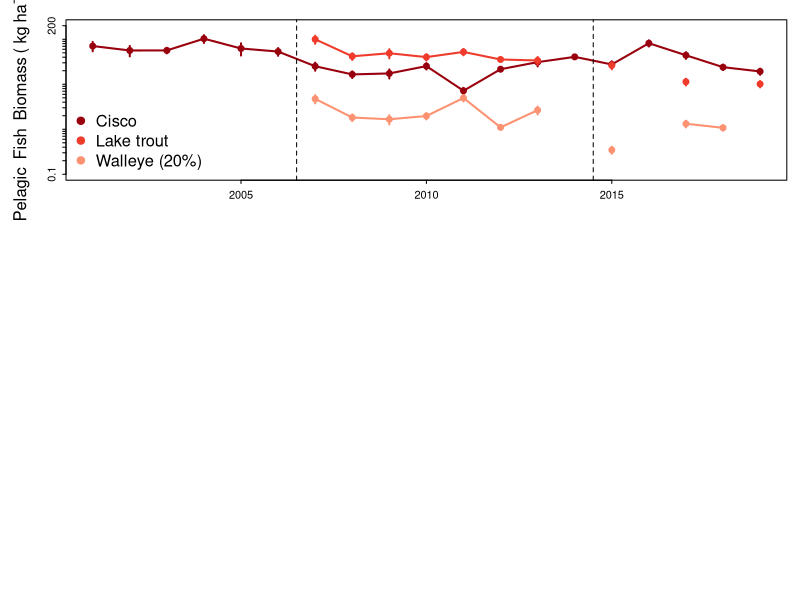

Write R code to recreate this figure. (Note: this script raises an error after producing the figure.)
## Trout Taxa Biomass ## 

# Load in libraries # 
library(tidyverse)

# Load in biomass data # 
fish = read_csv('trout_fish_biomass_selectpelagic.csv')
pelagic.miv = read_csv('trout_pmiv_biomass.reduced.csv')
zoop.grouped = read_csv('trout_pzoop_grouped.alldates.csv')

transparent = rgb(0,0,0 ,maxColorValue = 255)

# Fish biomass # 
fish

fish.select = fish %>%
  select(year, spp, biomass.kg_perhec.raw, biomass.kg_perhec.corrected, biomass.kg_upperse.corrected, biomass.kg_lowerse.corrected) %>% 
  filter(year != 2020) # Match other taxa record 

fish.raw = fish.select %>% 
  select(year, spp, biomass.kg_perhec.raw) %>% 
  pivot_wider(id_cols = year, 
              names_from = spp, 
              values_from = biomass.kg_perhec.raw)
fish.raw

corrected.wae = fish.select %>% 
  select(year, spp, biomass.kg_perhec.corrected) %>% 
  pivot_wider(id_cols = year, 
              names_from = spp, 
              values_from = biomass.kg_perhec.corrected) %>% 
  rename(p20.walleye = walleye)

upperse = fish.select %>% 
  select(year, spp, biomass.kg_upperse.corrected) %>% 
  pivot_wider(id_cols = year, 
              names_from = spp, 
              values_from = biomass.kg_upperse.corrected) %>%
  rename(c.se.u = cisco, lt.se.u = lake.trout, w.se.u = walleye)
upperse

lowerse = fish.select %>% 
  select(year, spp, biomass.kg_lowerse.corrected) %>% 
  pivot_wider(id_cols = year, 
              names_from = spp, 
              values_from = biomass.kg_lowerse.corrected)  %>%
  rename(c.se.l = cisco, lt.se.l = lake.trout, w.se.l = walleye)
lowerse

join1 = left_join(corrected.wae, upperse, by = 'year')
fish.final = left_join(join1, lowerse, by = 'year')
fish.final

# Fish colors 
  # Cisco #de2d26
  # lake.trout #fc9272
  # walleye #fee0d2 
windows(height = 8, width = 6)
par(mfrow =c(3,1), mar = c(0.5,1,1,0.5), oma = c(4,4,.5,.5))
par(tcl = -0.25)
par(mgp = c(2, 0.6, 0))

# Fish plot #===================
# plot(cisco~year, data = fish.raw, type = 'o',col = '#99000d', lwd = 2, pch = 19, cex = 1, ylim = c(0,130),
#      ylab = '', xlab = '')
# mtext(side = 2, line =2.5, expression(Pelagic ~ ~Fish ~ ~Biomass ~`(`~ kg ~ ha^-1~`)`))
# arrows(x0=fish.final$year, y0=fish.final$c.se.l, 
#        x1=fish.final$year, y1=fish.final$c.se.u, col = '#99000d', code = 3, angle=90, length=0, lwd = 2)
# points(lake.trout~year, data = fish.raw, type = 'o', col = '#ef3b2c', lwd = 2, pch = 19, cex = 1)
# arrows(x0=fish.final$year, y0=fish.final$lt.se.l, 
#        x1=fish.final$year, y1=fish.final$lt.se.u, col = '#ef3b2c', code = 3, angle=90, length=0, lwd = 2)
# points(walleye.p20~year, data = fish.raw, type = 'o', col = '#fc9272', lwd = 2, pch = 19, cex = 1)
# arrows(x0=fish.final$year, y0=fish.final$w.se.l, 
#        x1=fish.final$year, y1=fish.final$w.se.u, col = '#fc9272', code = 3, angle=90, length=0, lwd = 2)
# legend('topright', legend = c('Cisco', 'Lake trout', 'Walleye (20%)'), pch = 19, col = c('#99000d','#ef3b2c', '#fc9272'),
#        bty = 'n')

# Log all three plots option # 
plot(log(cisco)~year, data = fish.raw, type = 'o',col = '#99000d', lwd = 2, pch = 19, cex = 1, ylim = c(log(0.1), log(200)),
     ylab = '', xlab = '', yaxt = 'n', col.axis = transparent)
axis(side=2,
     at=c(log(0.1),log(0.2),log(0.3),log(0.4),log(0.5),log(0.6),log(0.7),log(0.8),log(0.9),
           log(1),log(2),log(3),log(4),log(5),log(6),log(7),log(8),log(9),log(10),
           log(20),log(30),log(40),log(50),log(60),log(70),log(80),log(90),log(100), 
           log(200)), #Where the tick marks should be drawn
     labels = c('0.1', '', '', '', '', '', '', '', '', 
                '1', '', '', '', '', '', '', '', '', '10', '', '','','','','','','','100','200'),
     las=0)
mtext(side = 2, line =2.5, expression(Pelagic ~ ~Fish ~ ~Biomass ~`(`~ kg ~ ha^-1~`)`))
arrows(x0=fish.final$year, y0=log(fish.final$c.se.l), 
       x1=fish.final$year, y1=log(fish.final$c.se.u), col = '#99000d', code = 3, angle=90, length=0, lwd = 2)
points(log(lake.trout)~year, data = fish.raw, type = 'o', col = '#ef3b2c', lwd = 2, pch = 19, cex = 1)
arrows(x0=fish.final$year, y0=log(fish.final$lt.se.l), 
       x1=fish.final$year, y1=log(fish.final$lt.se.u), col = '#ef3b2c', code = 3, angle=90, length=0, lwd = 2)
points(log(p20.walleye)~year, data = corrected.wae, type = 'o', col = '#fc9272', lwd = 2, pch = 19, cex = 1)
arrows(x0=fish.final$year, y0=log(fish.final$w.se.l), 
       x1=fish.final$year, y1=log(fish.final$w.se.u), col = '#fc9272', code = 3, angle=90, length=0, lwd = 2)
legend('bottomleft', legend = c('Cisco', 'Lake trout', 'Walleye (20%)'), pch = 19, col = c('#99000d','#ef3b2c', '#fc9272'),
       bty = 'n', cex = 1.5)
abline(v = 2006.5, lty = 2)
abline(v = 2014.5, lty = 2)

# Pelagic MIV # 
pelagic.miv

pmiv.select = pelagic.miv %>% 
  mutate(taxon = tolower(taxon)) %>% 
  select(year4, taxon, biomass.g_perhec, biomass.prop.err.se) %>% 
  mutate(biomass.mg_perhec = (biomass.g_perhec*1000), 
         biomass.mg.prop.err.se = (biomass.prop.err.se*1000)) %>% 
  mutate(biomass.mg_perm2 = biomass.mg_perhec/10000, 
         biomass.mg.perm2.prop.err.se = biomass.mg.prop.err.se/10000) %>%
  filter(year4 != 2020) # Match other taxa record # 
pmiv.select
max(pmiv.select$biomass.mg_perm2)
min(pmiv.select$biomass.mg_perm2)

pmiv.wide = pmiv.select %>% 
  pivot_wider(id_cols = year4, 
              names_from = 'taxon', 
              values_from = 'biomass.mg_perm2') %>% 
  rename(chaoborus = `chaoborus larvae`)
pmiv.wide

pmiv.error = pmiv.select %>% 
  pivot_wider(id_cols = year4, 
              names_from = 'taxon', 
              values_from = 'biomass.mg.perm2.prop.err.se') %>% 
  rename(chaoborus.se = `chaoborus larvae`, 
         leptodora.se = leptodora, 
         mysis.se = mysis, 
         bytho.se = bythotrephes)
pmiv.error  

pmiv.final = left_join(pmiv.wide, pmiv.error, by = 'year4')
pmiv.final

# MIV plot # =============================
plot(log(chaoborus)~year4, data = pmiv.final, type = 'o',col = '#99000d', lwd = 2, pch = 19, cex = 1, ylim = c(log(0.001),log(300)),
     ylab = '', xlab = '', yaxt = 'n') 
axis(side=2,
     at=c( log(0.001),log(0.002),log(0.003),log(0.004),log(0.005),log(0.006),log(0.007),log(0.008),log(0.009), 
       log(0.01),log(0.02),log(0.03),log(0.04),log(0.05),log(0.06),log(0.07),log(0.08),log(0.09), 
       log(0.1),log(0.2),log(0.3),log(0.4),log(0.5),log(0.6),log(0.7),log(0.8),log(0.9),
       log(1),log(2),log(3),log(4),log(5),log(6),log(7),log(8),log(9),log(10),
           log(20),log(30),log(40),log(50),log(60),log(70),log(80),log(90),log(100), 
           log(200),log(300)), #Where the tick marks should be drawn
     labels = c('0.001', '', '', '', '', '', '', '', '',
                '0.01', '', '', '', '', '', '', '', '',
                '0.1', '', '', '', '', '', '', '', '', 
                '1', '', '', '', '', '', '', '', '', '10', '', '','','','','','','','100','','300'),
     las=0)
mtext(side = 2, line =2.5, expression(Log~`[`~MIV~ ~Biomass ~`(`~ mg ~ m^-2~`)]`))
arrows(x0=pmiv.final$year4, y0=(log(pmiv.final$chaoborus - pmiv.final$chaoborus.se)), 
       x1=pmiv.final$year4, y1=(log(pmiv.final$chaoborus + pmiv.final$chaoborus.se)), col = '#99000d', code = 3, angle=90, length=0, lwd = 2)
points(log(leptodora)~year4, data = pmiv.final, type = 'o', col = '#ef3b2c', lwd = 2, pch = 19, cex = 1)
arrows(x0=pmiv.final$year4, y0=(log(pmiv.final$leptodora - pmiv.final$leptodora.se)), col = '#ef3b2c',
       x1=pmiv.final$year4, y1=(log(pmiv.final$leptodora + pmiv.final$leptodora.se)), code = 3, angle=90, length=0, lwd = 2)
points(log(mysis)~year4, data = pmiv.final, type = 'o', col = '#fc9272', lwd = 2, pch = 19, cex = 1)
arrows(x0=pmiv.final$year4, y0=(log(pmiv.final$mysis - pmiv.final$mysis.se)), col = '#fc9272',
       x1=pmiv.final$year4, y1=(log(pmiv.final$mysis + pmiv.final$mysis.se)), code = 3, angle=90, length=0, lwd = 2)
points(log(bythotrephes)~year4, data = pmiv.final, type = 'o', col = 'gray40', lwd = 2, pch = 19, cex = 1)
arrows(x0=pmiv.final$year4, y0=(log(pmiv.final$bythotrephes - pmiv.final$bytho.se)), col = 'gray40',
       x1=pmiv.final$year4, y1=(log(pmiv.final$bythotrephes + pmiv.final$bytho.se)), code = 3, angle=90, length=0, lwd = 2)

legend('bottomleft', legend = c('Chaoborus', 'Leptodora', 'Mysis', 'Bythotrephes'), pch = 19, col = c('#99000d','#ef3b2c', '#fc9272', 'gray40'),
       bty = 'n', cex = 1.5)
abline(v = 2006.5, lty = 2)
abline(v = 2014.5, lty = 2)

# Zooplankton # 
zoop.grouped

zoop.grouped.select = zoop.grouped %>% 
  select(year4, sample_date, larger_group, biomass_ugL, biomass_g.perhec, avg.bodymass_g, biomass_g.per_m2) %>% 
  mutate(sample_date = mdy(sample_date)) %>% 
  mutate(month = month(sample_date)) %>% 
  filter(month == 7 | month == 8) %>%
  rename(year = year4, 
         spp = larger_group, 
         bodymass_g = avg.bodymass_g, 
         biomass.g_perhec = biomass_g.perhec) %>% 
  group_by(year, spp) %>% 
  summarize(biomass.g_perhec = mean(biomass.g_perhec, na.rm = T),
            biomass_ugL = mean(biomass_ugL), 
            biomass.g_perm2 = mean(biomass_g.per_m2, na.rm = T), 
            sd_g.perm2 = sd(biomass_g.per_m2, na.rm = T), 
            g_perhec.sd = sd(biomass.g_perhec, na.rm = T),
            bodymass_g = mean(bodymass_g, na.rm = T), 
            mass_sd = sd(bodymass_g, na.rm = T)) %>% 
  ungroup() %>% 
  mutate(biomass.mg_perm2 = biomass.g_perm2*1000, 
         sd_mg.perm2 = sd_g.perm2*1000) %>% 
  mutate(se_mg.perm2 = sd_mg.perm2/sqrt(2)) %>% 
  select(year, spp, biomass.mg_perm2, se_mg.perm2, biomass_ugL)
zoop.grouped.select

max(zoop.grouped.select$biomass.mg_perm2) # 5000
min(zoop.grouped.select$biomass.mg_perm2) # 20

zp.wide = zoop.grouped.select%>% 
  mutate(spp = tolower(spp)) %>%
  pivot_wider(id_cols = year, 
              names_from = 'spp', 
              values_from = 'biomass.mg_perm2')
zp.wide

zp.wide.check = zoop.grouped.select %>% 
  mutate(spp = tolower(spp)) %>% 
  pivot_wider(id_cols = year,
              names_from = 'spp', 
              values_from = 'biomass_ugL')
zp.wide.check

zp.error = zoop.grouped.select %>% 
  mutate(spp = tolower(spp)) %>%
  pivot_wider(id_cols = year, 
              names_from = 'spp', 
              values_from = 'se_mg.perm2') %>% 
  rename(clad.se = cladocera, 
         cope.se = copepoda, 
         roti.se = rotifera)
zp.error  

zp.final = left_join(zp.wide, zp.error, by = 'year')
zp.final

#Zoop Plot #========================

plot(log(cladocera)~year, data = zp.final, type = 'o',col = '#99000d', lwd = 2, pch = 19, cex = 1, ylim = c(log(1),log(8000)),
     ylab = '', xlab = '', yaxt = 'n') 
axis(side=2,
     at=c(log(0.1), log(0.2),log(0.3),log(0.4),log(0.5),log(0.6),log(0.7),log(0.8),log(0.9),
          log(1), log(2),log(3),log(4),log(5),log(6),log(7),log(8),log(9),log(10),
           log(20),log(30),log(40),log(50),log(60),log(70),log(80),log(90),log(100), 
          log(200),log(300),log(400),log(500),log(600),log(700),log(800),log(900),log(1000),
          log(2000),log(3000),log(4000),log(5000),log(6000),log(7000),log(8000)), #Where the tick marks should be drawn
     labels = c('0.1', '', '', '', '', '', '', '', '',
                '1', '', '', '', '', '', '', '', '',
                '10', '', '', '', '', '', '', '', '',
                '100', '', '', '', '', '', '', '', '',
                '1000', '', '', '', '', '','','8000'),
     las=0)
mtext(side = 2, line =2.5, expression(Log~`[`~Zoop~ ~Biomass ~`(`~ mg ~ m^-2~`)]`))
arrows(x0=zp.final$year, y0=(log(zp.final$cladocera - zp.final$clad.se)), 
       x1=zp.final$year, y1=(log(zp.final$cladocera + zp.final$clad.se)), col = '#99000d', code = 3, angle=90, length=0, lwd = 2)
points(log(copepoda)~year, data = zp.final, type = 'o', col = '#ef3b2c', lwd = 2, pch = 19, cex = 1)
arrows(x0=zp.final$year, y0=(log(zp.final$copepoda - zp.final$cope.se)), col = '#ef3b2c',
       x1=zp.final$year, y1=(log(zp.final$copepoda + zp.final$cope.se)), code = 3, angle=90, length=0, lwd = 2)
points(log(rotifera)~year, data = zp.final, type = 'o', col = '#fc9272', lwd = 2, pch = 19, cex = 1)
arrows(x0=zp.final$year, y0=(log(zp.final$rotifera - zp.final$roti.se)), col = '#fc9272',
       x1=zp.final$year, y1=(log(zp.final$rotifera + zp.final$roti.se)), code = 3, angle=90, length=0, lwd = 2)

legend('bottomleft', legend = c('Cladocera', 'Copepoda', 'Rotifera'), pch = 19, col = c('#99000d','#ef3b2c', '#fc9272'),
       bty = 'n', cex = 1.5)
abline(v = 2006.5, lty = 2)
abline(v = 2014.5, lty = 2)

# ug per L 
# plot(log(cladocera)~year, data = zp.wide.check, type = 'o',col = '#99000d', lwd = 2, pch = 19, cex = 1, ylim = c(log(1),log(8000)),
#      ylab = '', xlab = '', yaxt = 'n') 
# axis(side=2,
#      at=c(log(0.1), log(0.2),log(0.3),log(0.4),log(0.5),log(0.6),log(0.7),log(0.8),log(0.9),
#           log(1), log(2),log(3),log(4),log(5),log(6),log(7),log(8),log(9),log(10),
#           log(20),log(30),log(40),log(50),log(60),log(70),log(80),log(90),log(100), 
#           log(200),log(300),log(400),log(500),log(600),log(700),log(800),log(900),log(1000),
#           log(2000),log(3000),log(4000),log(5000),log(6000),log(7000),log(8000)), #Where the tick marks should be drawn
#      labels = c('0.1', '', '', '', '', '', '', '', '',
#                 '1', '', '', '', '', '', '', '', '',
#                 '10', '', '', '', '', '', '', '', '',
#                 '100', '', '', '', '', '', '', '', '',
#                 '1000', '', '', '', '', '','','8000'),
#      las=0)
# mtext(side = 2, line =2.5, expression(Log~`[`~Zoop~ ~Biomass ~`(`~ mg ~ m^-2~`)]`))
# points(log(copepoda)~year, data = zp.wide.check, type = 'o', col = '#ef3b2c', lwd = 2, pch = 19, cex = 1)
# 
# points(log(rotifera)~year, data = zp.wide.check, type = 'o', col = '#fc9272', lwd = 2, pch = 19, cex = 1)
# 
# legend('bottomleft', legend = c('Cladocera', 'Copepoda', 'Rotifera'), pch = 19, col = c('#99000d','#ef3b2c', '#fc9272'),
#        bty = 'n', cex = 1.5)
# abline(v = 2006.5, lty = 2)
# abline(v = 2014.5, lty = 2)
